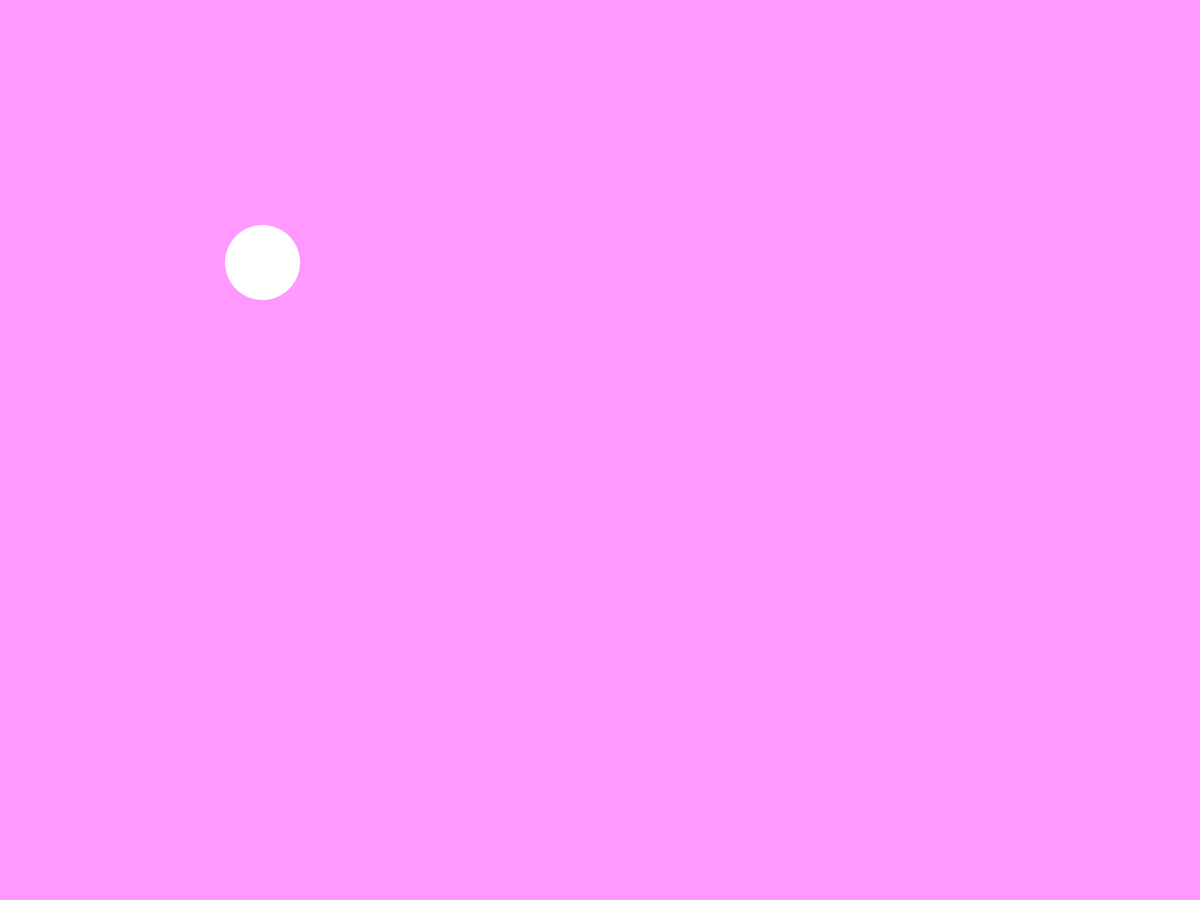
Frame 1 (no input)
Frame 60 (the mouse pressed at the canvas centre just before this capture): identical to frame 1, image omitted
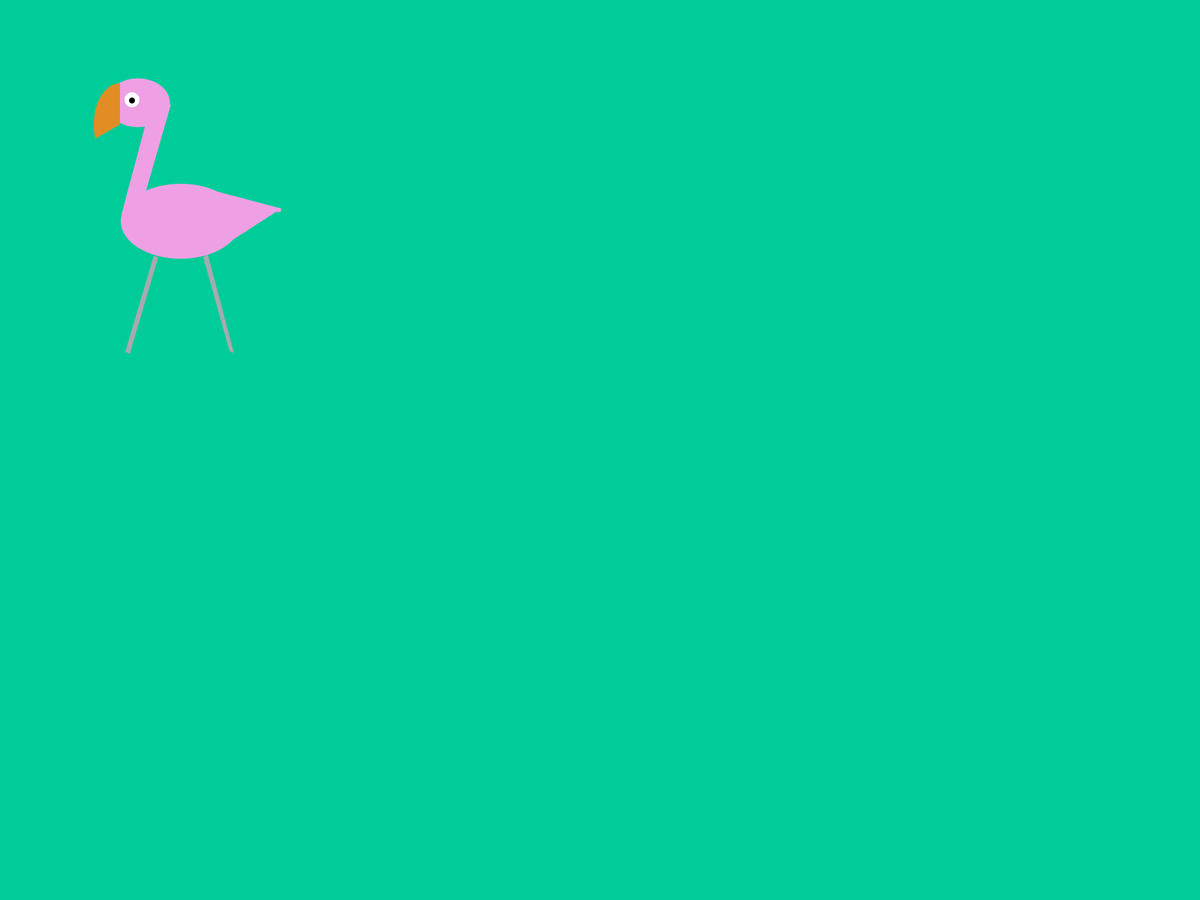
Frame 120 (the mouse held since frame 60 and released just before this capture)

The Processing sketch that drew these frames (run headless with seeded random() and noise(); from frame 60 on, the mouse is pressed at the canvas centre):

// Processing sketch: W5_HW
// ── W5_HW.pde

int sceneNumber = 0;

void setup() {
  fullScreen();
}

void draw() {
  switch(sceneNumber){
    case 0 : 
      scene0();
    break;
    
    case 1:
      scene1();
    break;
    
    case 2:
      scene2();
    break;
    
    case 3:
    sceneNumber = 0;
    break;
  }
}

void mousePressed() {
  sceneNumber++;
}

void scene0() {
  background(255, 153, 255);
  noStroke();
  ellipse(350, 350, 100, 100);
}

void scene1() {
  background(153, 204, 255);
   noStroke();
  ellipse(500, 450, 100, 100);
  ellipse(850, 450, 100, 100);
  
  if (mousePressed &&
  dist(mouseX, mouseY, width/2, height/2) < 25){
    sceneNumber = 2;
  }
   noStroke();
  rect(750, 650, 100, 100);
}

void scene2() {
  background(0, 204, 153);
  noStroke();
  //bird
 fill(239, 160, 228);
 ellipse(241, 295, 160, 100);
 triangle(277, 252, 375, 278, 307, 322);
 
 arc(371, 280, 8, 6, radians(-270), radians(160));
 
 //neckpart
 quad(162, 286, 195, 162, 228, 139, 194, 257);
 
 //headpart
 ellipse(184, 137, 85, 65);
 fill(255, 255, 255);
 ellipse(176, 133, 20, 20);
 fill(0);
 ellipse(176, 134, 8, 8);
 fill(226, 141, 36);
 arc(160, 166, 70, 110, radians(160), radians(270));
 
 //legpart
 fill(167, 170, 175);
 quad(167, 469, 205, 341, 211, 343, 173, 472);
 quad(306, 468, 271, 343, 277, 339, 312, 471);
 
}
